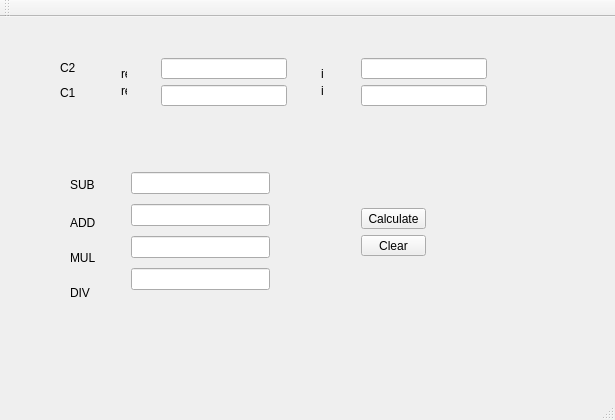
<?xml version="1.0" encoding="UTF-8"?>
<ui version="4.0">
 <class>MainWindow</class>
 <widget class="QMainWindow" name="MainWindow">
  <property name="geometry">
   <rect>
    <x>0</x>
    <y>0</y>
    <width>615</width>
    <height>420</height>
   </rect>
  </property>
  <property name="windowTitle">
   <string>MainWindow</string>
  </property>
  <widget class="QWidget" name="centralWidget">
   <widget class="QLabel" name="label_6">
    <property name="geometry">
     <rect>
      <x>70</x>
      <y>260</y>
      <width>34</width>
      <height>31</height>
     </rect>
    </property>
    <property name="text">
     <string>DIV</string>
    </property>
   </widget>
   <widget class="QWidget" name="layoutWidget">
    <property name="geometry">
     <rect>
      <x>120</x>
      <y>140</y>
      <width>161</width>
      <height>152</height>
     </rect>
    </property>
    <layout class="QVBoxLayout" name="verticalLayout_2">
     <item>
      <layout class="QHBoxLayout" name="horizontalLayout_6">
       <item>
        <widget class="QLineEdit" name="add_res"/>
       </item>
      </layout>
     </item>
     <item>
      <layout class="QHBoxLayout" name="horizontalLayout_4">
       <item>
        <widget class="QLineEdit" name="sub_res"/>
       </item>
      </layout>
     </item>
     <item>
      <layout class="QHBoxLayout" name="horizontalLayout_5">
       <item>
        <widget class="QLineEdit" name="mul_res"/>
       </item>
      </layout>
     </item>
     <item>
      <layout class="QHBoxLayout" name="horizontalLayout_3">
       <item>
        <widget class="QLineEdit" name="div_res"/>
       </item>
      </layout>
     </item>
    </layout>
   </widget>
   <widget class="QLabel" name="label_7">
    <property name="geometry">
     <rect>
      <x>70</x>
      <y>230</y>
      <width>32</width>
      <height>21</height>
     </rect>
    </property>
    <property name="text">
     <string>MUL</string>
    </property>
   </widget>
   <widget class="QLabel" name="label_4">
    <property name="geometry">
     <rect>
      <x>70</x>
      <y>150</y>
      <width>32</width>
      <height>35</height>
     </rect>
    </property>
    <property name="text">
     <string>SUB</string>
    </property>
   </widget>
   <widget class="QLabel" name="label_3">
    <property name="geometry">
     <rect>
      <x>70</x>
      <y>190</y>
      <width>32</width>
      <height>31</height>
     </rect>
    </property>
    <property name="text">
     <string>ADD</string>
    </property>
   </widget>
   <widget class="QLabel" name="label">
    <property name="geometry">
     <rect>
      <x>60</x>
      <y>40</y>
      <width>31</width>
      <height>21</height>
     </rect>
    </property>
    <property name="text">
     <string>C2</string>
    </property>
   </widget>
   <widget class="QLabel" name="label_2">
    <property name="geometry">
     <rect>
      <x>60</x>
      <y>60</y>
      <width>31</width>
      <height>31</height>
     </rect>
    </property>
    <property name="text">
     <string>C1</string>
    </property>
   </widget>
   <widget class="QWidget" name="">
    <property name="geometry">
     <rect>
      <x>350</x>
      <y>180</y>
      <width>87</width>
      <height>70</height>
     </rect>
    </property>
    <layout class="QVBoxLayout" name="verticalLayout_5">
     <item>
      <widget class="QPushButton" name="pushButton">
       <property name="text">
        <string>Calculate</string>
       </property>
      </widget>
     </item>
     <item>
      <widget class="QPushButton" name="pushButton_2">
       <property name="text">
        <string>Clear</string>
       </property>
      </widget>
     </item>
    </layout>
   </widget>
   <widget class="QWidget" name="">
    <property name="geometry">
     <rect>
      <x>110</x>
      <y>40</y>
      <width>28</width>
      <height>50</height>
     </rect>
    </property>
    <layout class="QVBoxLayout" name="verticalLayout">
     <item>
      <widget class="QLabel" name="label_5">
       <property name="text">
        <string>real</string>
       </property>
      </widget>
     </item>
     <item>
      <widget class="QLabel" name="label_8">
       <property name="text">
        <string>real</string>
       </property>
      </widget>
     </item>
    </layout>
   </widget>
   <widget class="QWidget" name="">
    <property name="geometry">
     <rect>
      <x>150</x>
      <y>30</y>
      <width>148</width>
      <height>70</height>
     </rect>
    </property>
    <layout class="QVBoxLayout" name="verticalLayout_6">
     <item>
      <widget class="QLineEdit" name="c1real"/>
     </item>
     <item>
      <widget class="QLineEdit" name="c2real"/>
     </item>
    </layout>
   </widget>
   <widget class="QWidget" name="">
    <property name="geometry">
     <rect>
      <x>310</x>
      <y>40</y>
      <width>24</width>
      <height>50</height>
     </rect>
    </property>
    <layout class="QVBoxLayout" name="verticalLayout_7">
     <item>
      <widget class="QLabel" name="label_9">
       <property name="text">
        <string>img</string>
       </property>
      </widget>
     </item>
     <item>
      <widget class="QLabel" name="label_10">
       <property name="text">
        <string>img</string>
       </property>
      </widget>
     </item>
    </layout>
   </widget>
   <widget class="QWidget" name="">
    <property name="geometry">
     <rect>
      <x>350</x>
      <y>30</y>
      <width>148</width>
      <height>70</height>
     </rect>
    </property>
    <layout class="QVBoxLayout" name="verticalLayout_8">
     <item>
      <widget class="QLineEdit" name="c1img"/>
     </item>
     <item>
      <widget class="QLineEdit" name="c2img">
       <property name="text">
        <string/>
       </property>
      </widget>
     </item>
    </layout>
   </widget>
  </widget>
  <widget class="QMenuBar" name="menuBar">
   <property name="geometry">
    <rect>
     <x>0</x>
     <y>0</y>
     <width>615</width>
     <height>29</height>
    </rect>
   </property>
  </widget>
  <widget class="QToolBar" name="mainToolBar">
   <attribute name="toolBarArea">
    <enum>TopToolBarArea</enum>
   </attribute>
   <attribute name="toolBarBreak">
    <bool>false</bool>
   </attribute>
  </widget>
  <widget class="QStatusBar" name="statusBar"/>
 </widget>
 <layoutdefault spacing="6" margin="11"/>
 <resources/>
 <connections/>
</ui>
